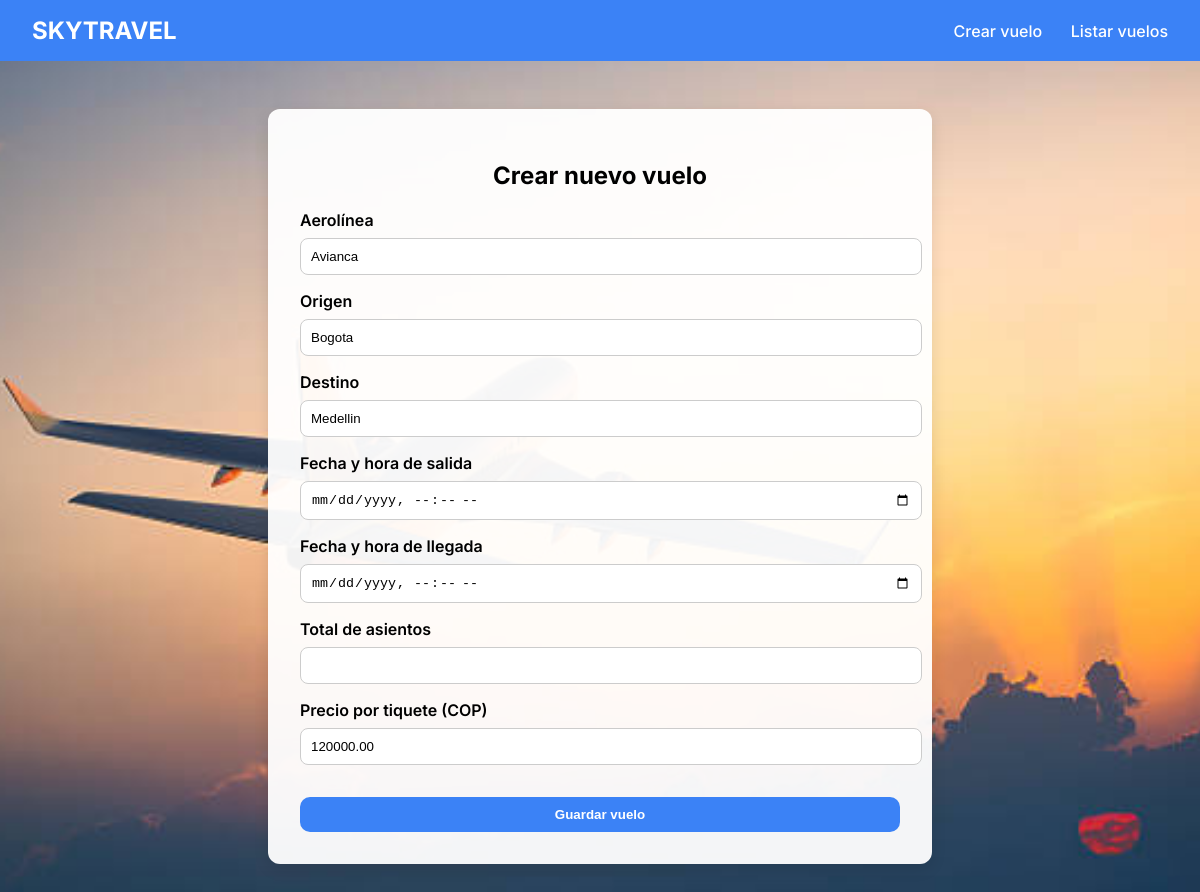
The app's page /api/vuelos/editar-vuelo/6/ (signed in) with its own data.
### flights/models.py (models this page shows, shortened)
class Flight(models.Model):
    airline = models.CharField(max_length=100)
    origin = models.CharField(max_length=100)
    destination = models.CharField(max_length=100)
    departure_time = models.DateTimeField()
    arrival_time = models.DateTimeField()
    price = models.DecimalField(max_digits=10, decimal_places=2, default=0.00)
    created_by = models.ForeignKey(settings.AUTH_USER_MODEL, on_delete=models.CASCADE)
    is_active = models.BooleanField(default=True)  # para cancelación futura

### flights/views.py (the view)
# urls.py: path('editar-vuelo/<int:vuelo_id>/', views.editar_vuelo, name='editar_vuelo'),
@user_passes_test(lambda u: u.is_staff)
def editar_vuelo(request, vuelo_id):
    vuelo = get_object_or_404(Flight, id=vuelo_id)
    if request.method == 'POST':
        form = FlightForm(request.POST, instance=vuelo)
        if form.is_valid():
            vuelo = form.save(commit=False)
            vuelo.created_by = request.user
            vuelo.save()
            return redirect('listar_vuelos')
    else:
        form = FlightForm(instance=vuelo)
    return render(request, 'crear_vuelo.html', {'form': form, 'autorizado': True})

### flights/forms.py
class FlightForm(forms.ModelForm):
    total_seats = forms.IntegerField(min_value=1)
    price = forms.DecimalField(min_value=0, max_digits=10, decimal_places=2)
    class Meta:
        model = Flight
        fields = ['airline', 'origin', 'destination', 'departure_time', 'arrival_time', 'price']

### usuarios/templates/crear_vuelo.html (shortened to what this page needs)
{% load static %}
<!DOCTYPE html>
<html lang="es">
<head>
</head>
<body>
  <nav>
    <div class="logo">SKYTRAVEL</div>
    <div class="links">
      <a href="{% url 'crear_vuelo' %}">Crear vuelo</a>
      <a href="{% url 'listar_vuelos' %}">Listar vuelos</a>
    </div>
  </nav>
  <div class="container">
    <h2 style="text-align:center;">Crear nuevo vuelo</h2>
    <form method="POST">
      {% if autorizado %}
        <label for="id_airline">Aerolínea</label>
        {{ form.airline }}
        <label for="id_origin">Origen</label>
        {{ form.origin }}
        <label for="id_destination">Destino</label>
        {{ form.destination }}
        <label for="id_departure_time">Fecha y hora de salida</label>
        <input type="datetime-local" name="departure_time" required>
        <label for="id_arrival_time">Fecha y hora de llegada</label>
        <input type="datetime-local" name="arrival_time" required>
        <label for="id_total_seats">Total de asientos</label>
        {{ form.total_seats }}
        <label for="id_price">Precio por tiquete (COP)</label>
        {{ form.price }}
        <button type="submit">Guardar vuelo</button>
      {% endif %}
    </form>
  </div>
</body>
</html>

### records on screen
Flight: airline "Avianca", origin "Bogota", destination "Medellin", price "120000.00"
